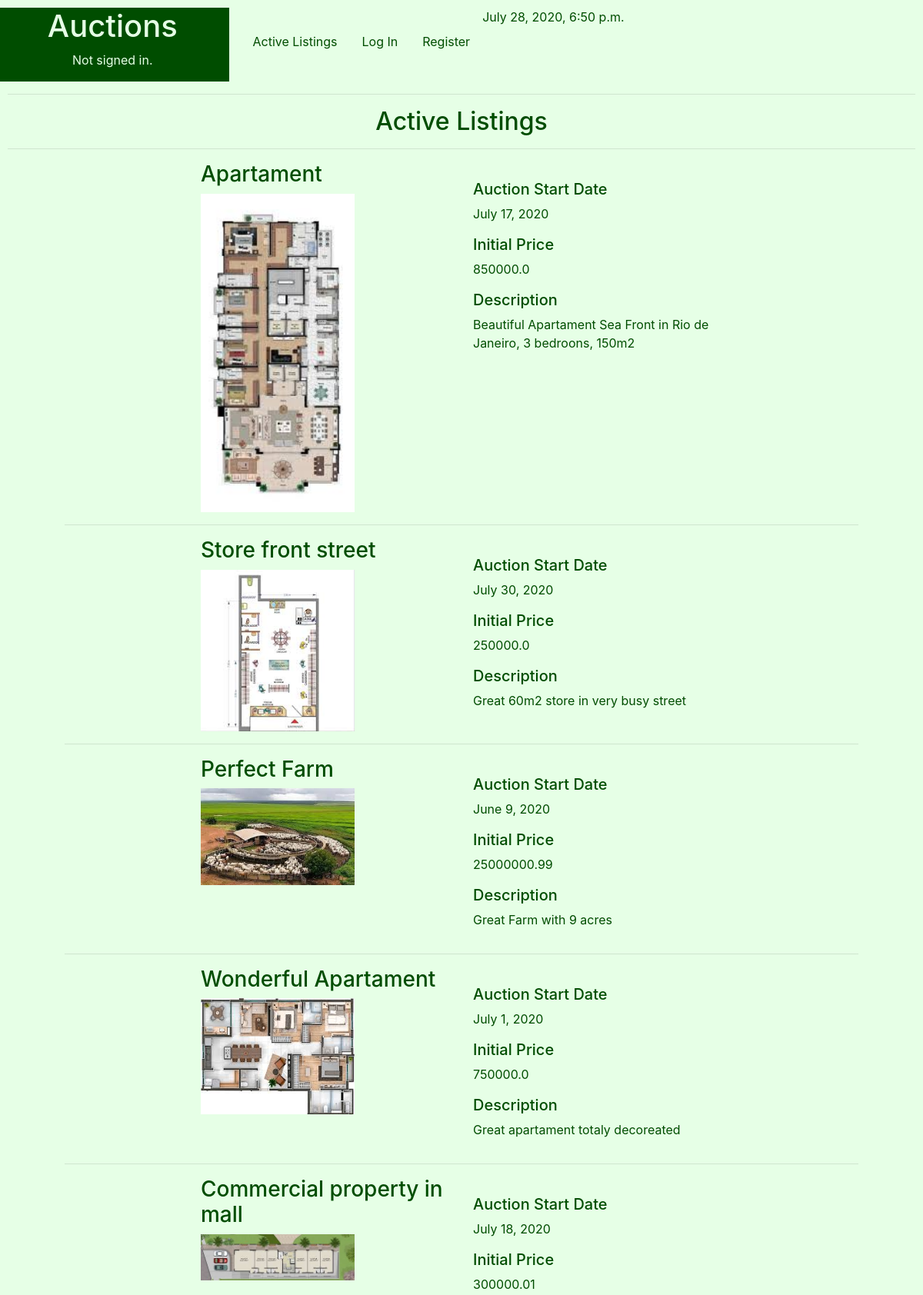
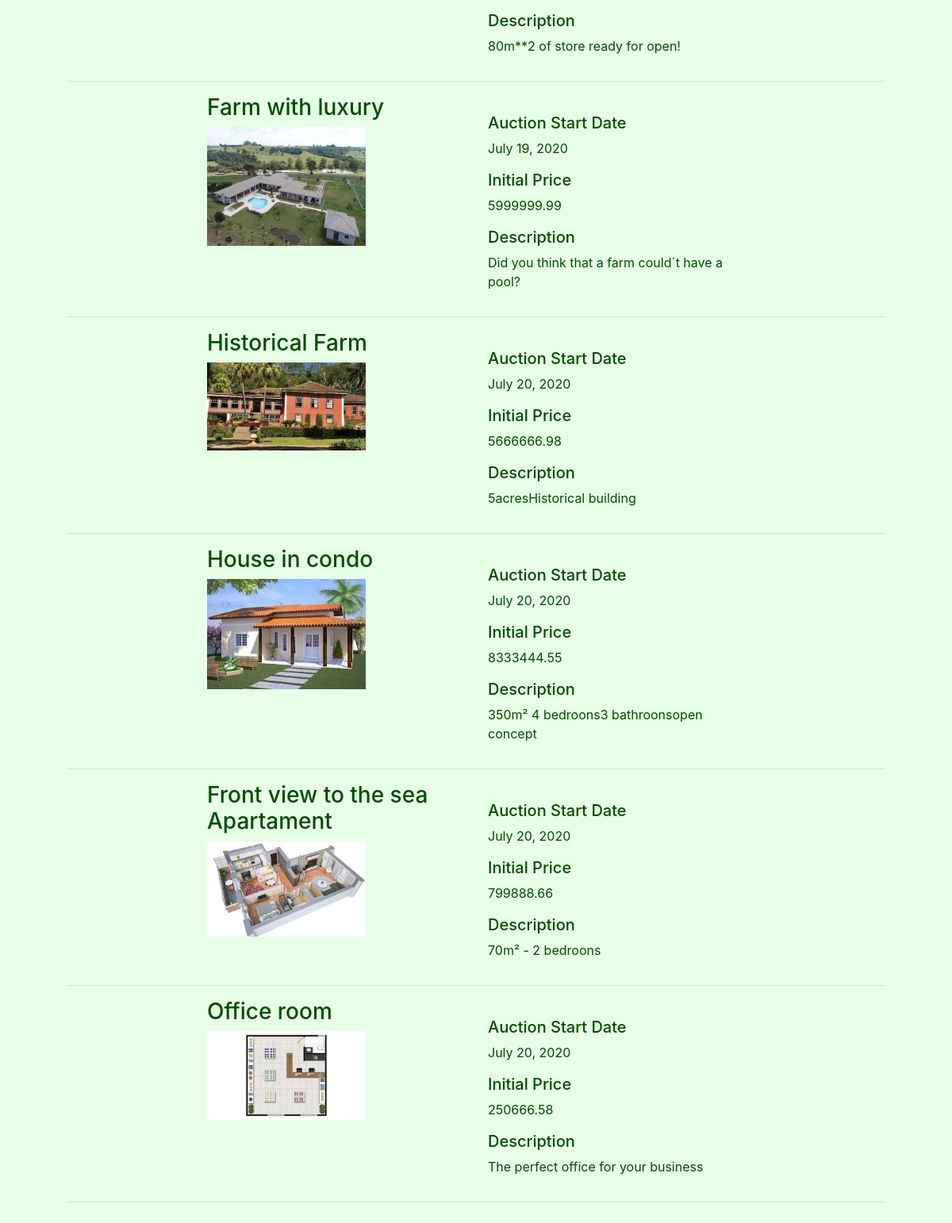
The page / on the database its author committed (2 pictures, top to bottom).
### auctions/models.py (models this page shows, shortened)
class Listings(models.Model):
    STATUS = (
        ('Active', 'Active - Receiving Bids'),
        ('To Begin', 'To Begin - De Auction didn´t start yet'),
        ('Closed', 'Closed - The seller gave up the auction'),
        ('Sold', 'Sold'),
    )
    Ltitle = models.CharField(help_text="Choose a title for your listing",max_length=50)
    Ccode=models.IntegerField(help_text="Categories Ex: 1-Apartament,2-Commercial,3-Farm, 4-House ") #foreign key from PropTypes
    Ldescription = models.CharField(max_length=250)
    Lprice = models.FloatField(help_text="starting bid Just USD") #initial price
    Ldatestart = models.DateField(help_text="Please use the following format: <em>YYYY-MM-DD</em>. for the auction start")
    Lduration = models.IntegerField(help_text="Duration expressed in days" )
    Luser = models.CharField(max_length=25)
    Limage= models.ImageField(upload_to="media", blank=True) #Name of the picture saved on static folder
    Lstatus = models.CharField(max_length=8, choices=STATUS )

### auctions/views.py (the view)
# urls.py: path('', views.index, name='index'),
def index(request):
    d = datetime.now()
    context={
            "d" : d,
            "ActiveListings": Listings.objects.all(),
    }
    return render(request, "auctions/index.html", context)

### auctions/templates/auctions/index.html (shortened to what this page needs)
{% extends "auctions/layout.html" %}
{% block body %}
  <h2 style=" text-align: center;">Active Listings</h2>
  <hr>
    <div class="form-group" >
      <form >
          {% if ActiveListings|length > 0 %}
              {% for Active in ActiveListings %}
                    {%if Active.Lstatus == "Active"%}
                        <div class="container" style="border:#004d00; width:90%">
                            <div class="row"  width="1700px">
                                <div class="col-lg-2">
                                </div>
                                <div class="col-lg-4">
                                    <h3>{{ Active.Ltitle }}</h3>
    		                            <img src=" {{Active.Limage.url}} "  width="200">
                                    <br>
                                </div>
                                <div class="col-lg-4">
                                  <br>
                                  <h5>Auction Start Date  </h5>
                                  <p>{{ Active.Ldatestart }}</p>
                                    <h5>Initial Price </h5>
                                    <p> {{ Active.Lprice }}</p>
                       	          <h5>Description</h5>
    					        	          <p>{{ Active.Ldescription }}</p>
                                </div>
                                <div class="col-lg-2">
                                </div>
                            </div>
                            <hr>
                        </div>
                    {%endif%}
    				  {% endfor %}
          {% else %}
    	         	<div class="form-group">
    		          	<output>No matches found</output>
    	        	</div>
          {% endif %}
    	</form>
    </div>
{% endblock %}

### auctions/static/auctions/styles.css (style rules this page uses)
body { padding: 10px; }

### auctions/templates/auctions/layout.html (style rules this page uses)
body { background-color:#e6ffe6 ; color: #004d00; }

### rows shown on the page
Listings: Ltitle "Apartament", Limage (picture), Ldatestart "July 17, 2020", Lprice "850000.0", Ldescription "Beautiful Apartament Sea Front in Rio de Janeiro, 3 bedroons, 150m2"
Listings: Ltitle "Store front street", Limage (picture), Ldatestart "July 30, 2020", Lprice "250000.0", Ldescription "Great 60m2 store in very busy street"
Listings: Ltitle "Perfect Farm", Limage (picture), Ldatestart "June 9, 2020", Lprice "25000000.99", Ldescription "Great Farm with 9 acres"
Listings: Ltitle "Wonderful Apartament", Limage (picture), Ldatestart "July 1, 2020", Lprice "750000.0", Ldescription "Great apartament totaly decoreated"
Listings: Ltitle "Commercial property in mall", Limage (picture), Ldatestart "July 18, 2020", Lprice "300000.01", Ldescription "80m**2 of store ready for open!"
Listings: Ltitle "Farm with luxury", Limage (picture), Ldatestart "July 19, 2020", Lprice "5999999.99", Ldescription "Did you think that a farm could´t have a pool?"
Listings: Ltitle "Historical Farm", Limage (picture), Ldatestart "July 20, 2020", Lprice "5666666.98", Ldescription "5acresHistorical building"
Listings: Ltitle "House in condo", Limage (picture), Ldatestart "July 20, 2020", Lprice "8333444.55", Ldescription "350m² 4 bedroons3 bathroonsopen concept"
Listings: Ltitle "Front view to the sea Apartament", Limage (picture), Ldatestart "July 20, 2020", Lprice "799888.66", Ldescription "70m² - 2 bedroons"
Listings: Ltitle "Office room", Limage (picture), Ldatestart "July 20, 2020", Lprice "250666.58", Ldescription "The perfect office for your business"
